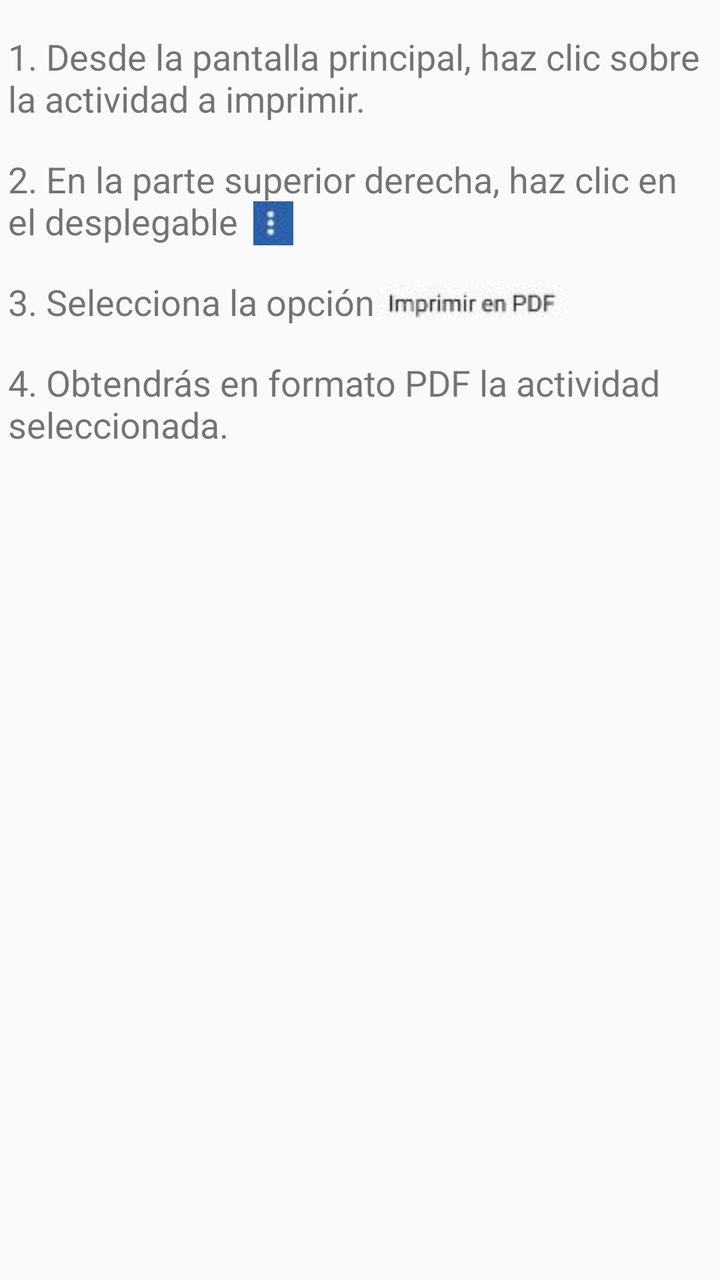
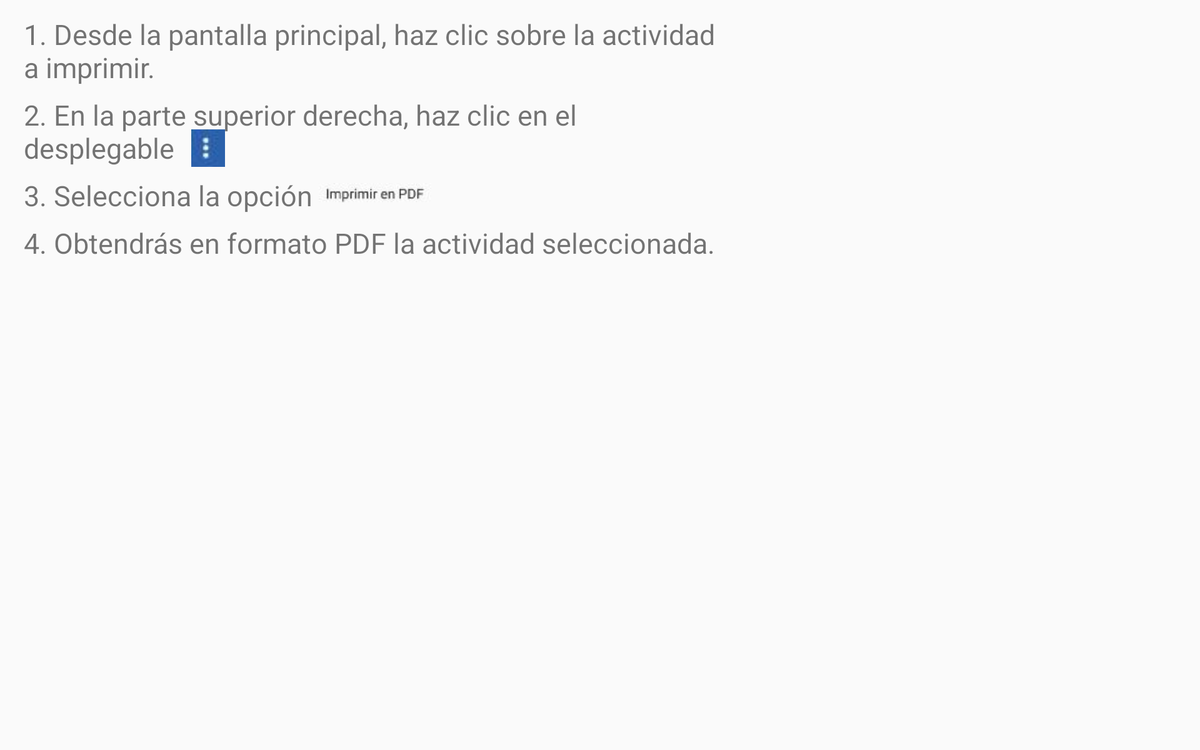

The same Android screen from two of the app's own layout files: first res/layout/ as a phone draws it, then the repository's variant for another configuration, drawn on a device whose configuration selects that folder. Both files follow.
<!-- AndroidManifest.xml: application theme AppTheme -->
<!-- res/layout/help_print.xml -->
<?xml version="1.0" encoding="utf-8"?>
<android.support.constraint.ConstraintLayout xmlns:android="http://schemas.android.com/apk/res/android"
    xmlns:app="http://schemas.android.com/apk/res-auto"
    xmlns:tools="http://schemas.android.com/tools"
    android:layout_width="match_parent"
    android:layout_height="match_parent"
    tools:context=".vista.Help.HelpPrint"
    tools:layout_editor_absoluteY="81dp">


    <TextView
        android:id="@+id/tvc1"
        android:layout_width="352dp"
        android:layout_height="wrap_content"
        android:layout_marginEnd="16dp"
        android:layout_marginStart="16dp"
        android:layout_marginTop="16dp"
        android:text="@string/help_print1"
        android:textAlignment="viewStart"
        android:textSize="18sp"
        app:layout_constraintEnd_toEndOf="parent"
        app:layout_constraintStart_toStartOf="parent"
        app:layout_constraintTop_toTopOf="parent" />

    <TextView
        android:id="@+id/tvc11"
        android:layout_width="352dp"
        android:layout_height="wrap_content"
        android:layout_marginEnd="16dp"
        android:layout_marginStart="16dp"
        android:layout_marginTop="16dp"
        android:text="@string/help_print2"
        android:textSize="18sp"
        app:layout_constraintEnd_toEndOf="parent"
        app:layout_constraintStart_toStartOf="parent"
        app:layout_constraintTop_toBottomOf="@+id/tvc1" />

    <ImageView
        android:id="@+id/imageView7"
        android:layout_width="wrap_content"
        android:layout_height="wrap_content"
        android:layout_marginEnd="8dp"
        android:layout_marginStart="8dp"
        app:layout_constraintBottom_toBottomOf="@+id/tvc11"
        app:layout_constraintEnd_toEndOf="@+id/tvc11"
        app:layout_constraintHorizontal_bias="0.363"
        app:layout_constraintStart_toStartOf="@+id/tvc11"
        app:srcCompat="@drawable/setting" />

    <TextView
        android:id="@+id/tvc2"
        android:layout_width="352dp"
        android:layout_height="wrap_content"
        android:layout_marginEnd="16dp"
        android:layout_marginStart="16dp"
        android:layout_marginTop="16dp"
        android:text="@string/help_print3"
        android:textSize="18sp"
        app:layout_constraintEnd_toEndOf="parent"
        app:layout_constraintStart_toStartOf="parent"
        app:layout_constraintTop_toBottomOf="@+id/tvc11" />

    <ImageView
        android:id="@+id/imageView8"
        android:layout_width="wrap_content"
        android:layout_height="wrap_content"
        android:layout_marginEnd="8dp"
        android:layout_marginStart="8dp"
        android:layout_marginTop="4dp"
        app:layout_constraintEnd_toEndOf="@+id/tvc2"
        app:layout_constraintHorizontal_bias="0.733"
        app:layout_constraintStart_toStartOf="@+id/tvc2"
        app:layout_constraintTop_toTopOf="@+id/tvc2"
        app:srcCompat="@drawable/imprimirpdf" />

    <TextView
        android:id="@+id/textView"
        android:layout_width="352dp"
        android:layout_height="wrap_content"
        android:layout_marginEnd="16dp"
        android:layout_marginStart="16dp"
        android:layout_marginTop="16dp"
        android:text="@string/help_print4"
        android:textSize="18sp"
        app:layout_constraintEnd_toEndOf="parent"
        app:layout_constraintStart_toStartOf="parent"
        app:layout_constraintTop_toBottomOf="@+id/tvc2" />

</android.support.constraint.ConstraintLayout>
<!-- resources referenced by this layout -->
<resources>
  <!-- drawable imprimirpdf: jpg bitmap (drawable, 8580 bytes) -->
  <!-- drawable setting: jpg bitmap (drawable, 7979 bytes) -->
  <string name="help_print1">1. Desde la pantalla principal, haz clic sobre la actividad a imprimir.</string>
  <string name="help_print2">2. En la parte superior derecha, haz clic en el desplegable</string>
  <string name="help_print3">3. Selecciona la opción</string>
  <string name="help_print4">4. Obtendrás en formato PDF la actividad seleccionada.</string>
  <style name="AppTheme" parent="Theme.AppCompat.Light.NoActionBar">
          
          <item name="colorPrimary">@color/colorPrimary</item>
          <item name="colorPrimaryDark">@color/colorPrimaryDark</item>
          <item name="colorAccent">@color/colorPrimary</item>
          <item name="android:windowContentOverlay">@null</item>
          <item name="windowActionBar">false</item>
          <item name="windowNoTitle">true</item>
          <item name="drawerArrowStyle">@style/MaterialDrawer.DrawerArrowStyle</item>
      </style>
  <color name="colorPrimary">#2B60AA</color>
  <color name="colorPrimaryDark">#000</color>
  <style name="MaterialDrawer.DrawerArrowStyle" parent="Widget.AppCompat.DrawerArrowToggle">
          <item name="spinBars">false</item>
          <item name="color">@android:color/white</item>
      </style>
</resources>
<!-- res/layout-xlarge/help_print.xml (the repository's variant of the layout above) -->
<!-- drawn on a large tablet held sideways -->
<?xml version="1.0" encoding="utf-8"?>
<android.support.constraint.ConstraintLayout xmlns:android="http://schemas.android.com/apk/res/android"
    xmlns:app="http://schemas.android.com/apk/res-auto"
    xmlns:tools="http://schemas.android.com/tools"
    android:layout_width="match_parent"
    android:layout_height="match_parent"
    tools:context=".vista.Help.HelpPrint"
    tools:layout_editor_absoluteY="81dp">


    <TextView
        android:id="@+id/tvc1"
        android:layout_width="752dp"
        android:layout_height="wrap_content"
        android:layout_marginEnd="16dp"
        android:layout_marginStart="25dp"
        android:layout_marginTop="16dp"
        android:text="@string/help_print1"
        android:textAlignment="viewStart"
        android:textSize="30sp"
        app:layout_constraintEnd_toEndOf="parent"
        app:layout_constraintHorizontal_bias="0.0"
        app:layout_constraintStart_toStartOf="parent"
        app:layout_constraintTop_toTopOf="parent" />

    <TextView
        android:id="@+id/tvc11"
        android:layout_width="752dp"
        android:layout_height="wrap_content"
        android:layout_marginEnd="16dp"
        android:layout_marginStart="25dp"
        android:layout_marginTop="10dp"
        android:text="@string/help_print2"
        android:textSize="30sp"
        app:layout_constraintEnd_toEndOf="parent"
        app:layout_constraintHorizontal_bias="0.0"
        app:layout_constraintStart_toStartOf="parent"
        app:layout_constraintTop_toBottomOf="@+id/tvc1" />

    <ImageView
        android:id="@+id/imageView7"
        android:layout_width="40dp"
        android:layout_height="40dp"
        android:layout_marginEnd="8dp"
        android:layout_marginStart="8dp"
        android:layout_marginTop="8dp"
        app:layout_constraintBottom_toBottomOf="@+id/tvc11"
        app:layout_constraintEnd_toEndOf="@+id/tvc11"
        app:layout_constraintHorizontal_bias="0.242"
        app:layout_constraintStart_toStartOf="@+id/tvc11"
        app:layout_constraintTop_toTopOf="@+id/tvc11"
        app:layout_constraintVertical_bias="1.0"
        app:srcCompat="@drawable/setting" />

    <TextView
        android:id="@+id/tvc2"
        android:layout_width="752dp"
        android:layout_height="wrap_content"
        android:layout_marginEnd="16dp"
        android:layout_marginStart="25dp"
        android:layout_marginTop="10dp"
        android:text="@string/help_print3"
        android:textSize="30sp"
        app:layout_constraintEnd_toEndOf="parent"
        app:layout_constraintHorizontal_bias="0.0"
        app:layout_constraintStart_toStartOf="parent"
        app:layout_constraintTop_toBottomOf="@+id/tvc11" />

    <ImageView
        android:id="@+id/imageView8"
        android:layout_width="120dp"
        android:layout_height="40dp"
        android:layout_marginBottom="8dp"
        android:layout_marginEnd="8dp"
        android:layout_marginStart="8dp"
        android:layout_marginTop="4dp"
        app:layout_constraintBottom_toBottomOf="@+id/tvc2"
        app:layout_constraintEnd_toEndOf="@+id/tvc2"
        app:layout_constraintHorizontal_bias="0.498"
        app:layout_constraintStart_toStartOf="@+id/tvc2"
        app:layout_constraintTop_toTopOf="@+id/tvc2"
        app:layout_constraintVertical_bias="0.363"
        app:srcCompat="@drawable/imprimirpdf" />

    <TextView
        android:id="@+id/textView"
        android:layout_width="752dp"
        android:layout_height="wrap_content"
        android:layout_marginEnd="16dp"
        android:layout_marginStart="25dp"
        android:layout_marginTop="10dp"
        android:text="@string/help_print4"
        android:textSize="30sp"
        app:layout_constraintEnd_toEndOf="parent"
        app:layout_constraintHorizontal_bias="0.0"
        app:layout_constraintStart_toStartOf="parent"
        app:layout_constraintTop_toBottomOf="@+id/tvc2" />

</android.support.constraint.ConstraintLayout>
